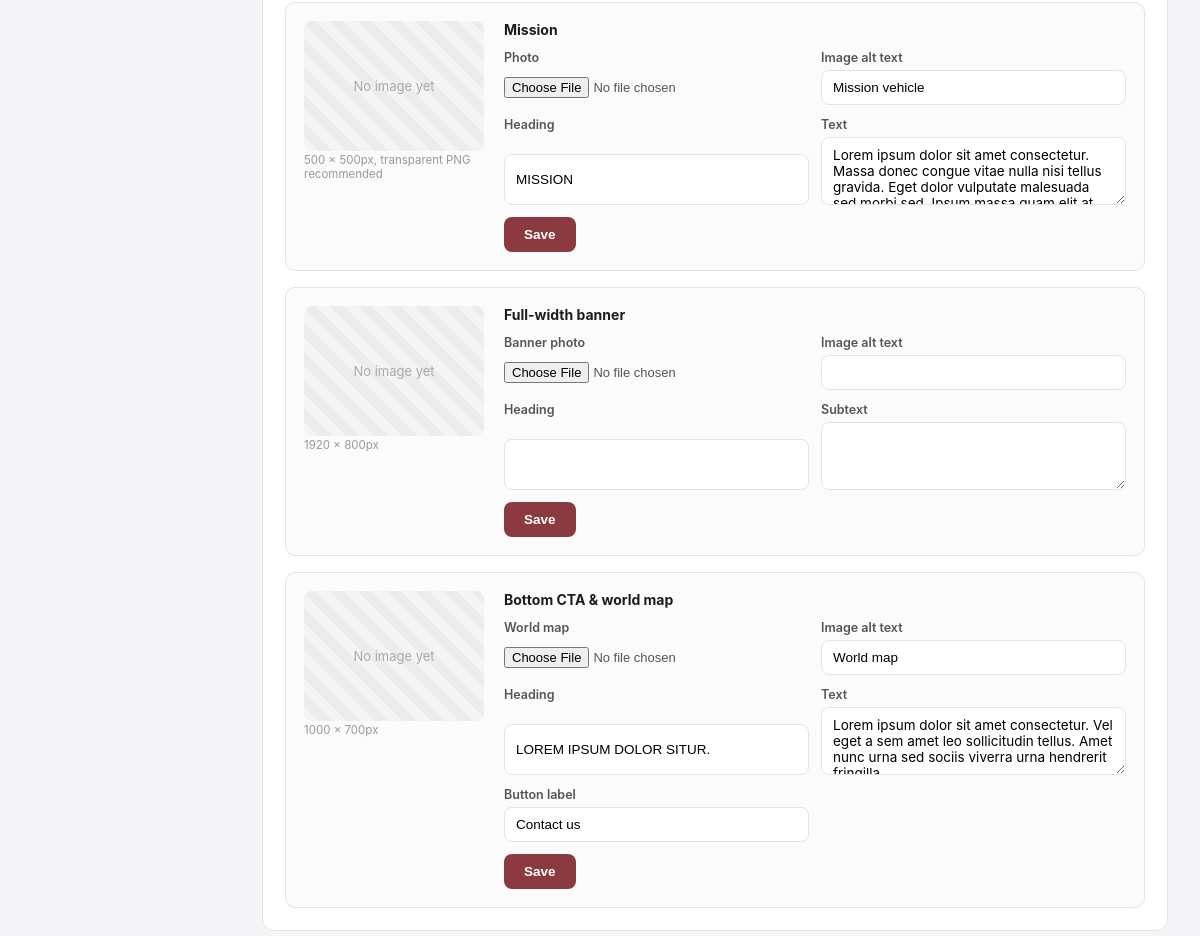
/admin/content.php?page=about (signed in, lower part), run on an earlier commit of the app's database.
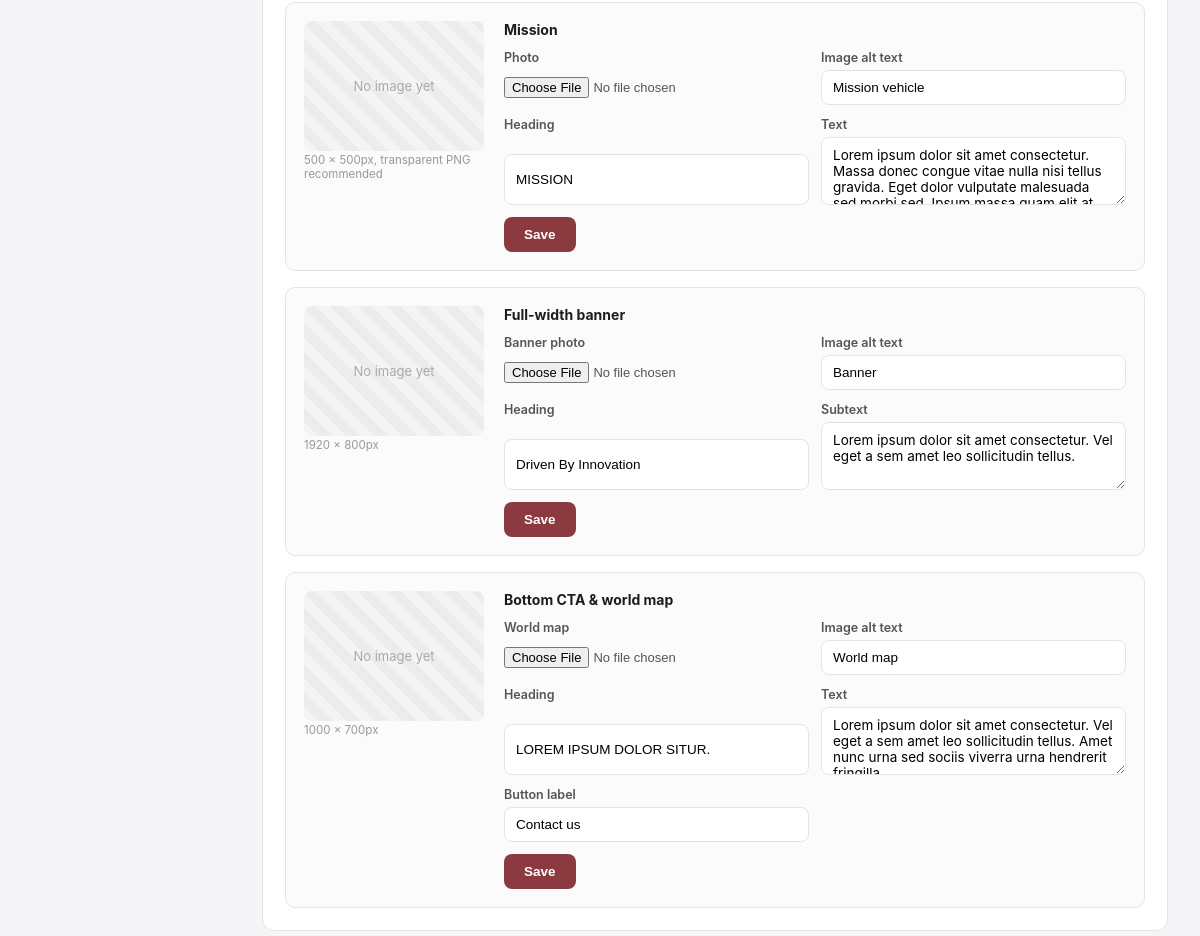
And on a later commit of the database.
### tables this page shows
CREATE TABLE IF NOT EXISTS images (
    id INT AUTO_INCREMENT PRIMARY KEY,
    slot VARCHAR(64) NOT NULL UNIQUE,    
    label VARCHAR(128) NOT NULL,         
    filename VARCHAR(255) DEFAULT NULL,  
    alt_text VARCHAR(255) DEFAULT '',
    updated_at TIMESTAMP DEFAULT CURRENT_TIMESTAMP ON UPDATE CURRENT_TIMESTAMP
);

### includes/db.php (called while the page is built, shortened)
<?php
function db(): PDO
{
    static $pdo = null;
    if ($pdo === null) {
        if (DB_SOCKET !== '') {
            $dsn = 'mysql:unix_socket=' . DB_SOCKET . ';dbname=' . DB_NAME . ';charset=utf8mb4';
        } else {
            $dsn = 'mysql:host=' . DB_HOST . ';port=' . DB_PORT . ';dbname=' . DB_NAME . ';charset=utf8mb4';
        }
        $pdo = new PDO($dsn, DB_USER, DB_PASS, [
            PDO::ATTR_ERRMODE            => PDO::ERRMODE_EXCEPTION,
            PDO::ATTR_DEFAULT_FETCH_MODE => PDO::FETCH_ASSOC,
            PDO::ATTR_EMULATE_PREPARES   => false,
        ]);
    }
    return $pdo;
}
function all_images(): array
{
    $rows = db()->query('SELECT * FROM images ORDER BY id')->fetchAll();
    $out = [];
    foreach ($rows as $r) {
        $out[$r['slot']] = $r;
    }
    return $out;
}
function e(?string $s): string
{
    return htmlspecialchars((string) $s, ENT_QUOTES, 'UTF-8');
}
function all_content(): array
{
    $rows = db()->query('SELECT * FROM content')->fetchAll();
    $out = [];
    foreach ($rows as $r) {
        $out[$r['content_key']] = $r['content_value'];
    }
    return $out;
}

### admin/content.php (the view, shortened to what this page needs)
<?php
require_once __DIR__ . '/layout.php';
$sections = content_field_sections();
$contentValues = all_content();
$images = all_images();
$activePage = $_GET['page'] ?? 'home';
$visibleSections = array_filter($sections, static fn($s) => ($s['page'] ?? 'home') === $activePage);
$formAction = 'content.php?page=' . e($activePage);
admin_header('content', 'Page Content Change');
?>
<?php foreach ($visibleSections as $section): ?>
    <div class="card">
        <?php if (!empty($section['groups'])): ?>
            <div class="content-groups">
                <?php foreach ($section['groups'] as $group):
                    $img = null;
                    if (!empty($group['image'])) {
                        $img = $images[$group['image']['slot']] ?? null;
                    }
                ?>
                    <div class="content-group">
                        <?php if (!empty($group['image'])): ?>
                            <div class="content-group-media">
                                <div class="preview">
                                    <?php if ($img && $img['filename']): ?>
                                        <img src="<?= e(UPLOAD_URL . '/' . rawurlencode($img['filename'])) ?>" alt="<?= e($img['alt_text'] ?? '') ?>">
                                    <?php else: ?>
                                        <div class="preview-empty">No image yet</div>
                                    <?php endif; ?>
                                </div>
                                <?php if (!empty($group['image']['size'])): ?><p class="size-hint"><?= e($group['image']['size']) ?></p><?php endif; ?>
                            </div>
                        <?php endif; ?>
                        <form method="post" action="<?= $formAction ?>" enctype="multipart/form-data" class="content-group-body">
                            <h4><?= e($group['title']) ?></h4>
                            <?php if (!empty($group['image'])): $slot = $group['image']['slot']; ?>
                                <div class="content-group-fields">
                                    <label class="field"><?= e($group['image']['label']) ?>
                                        <input type="file" name="image" accept="image/*">
                                    </label>
                                    <label class="field">Image alt text
                                        <input type="text" name="alt_text" value="<?= e($img['alt_text'] ?? '') ?>">
                                    </label>
                                </div>
                            <?php endif; ?>
                            <div class="content-group-fields">
                                <?php foreach ($group['fields'] as $key => $meta): ?>
                                    <label class="field">
                                        <?= e($meta['label']) ?>
                                        <?php if ($meta['type'] === 'textarea'): ?>
                                            <textarea name="<?= e($key) ?>" rows="3"><?= e($contentValues[$key] ?? '') ?></textarea>
                                        <?php else: ?>
                                            <input type="text" name="<?= e($key) ?>" value="<?= e($contentValues[$key] ?? '') ?>">
                                        <?php endif; ?>
                                    </label>
                                <?php endforeach; ?>
                            </div>
                            <div class="image-actions">
                                <button type="submit" class="btn-primary">Save</button>
                            </div>
                        </form>
                    </div>
                <?php endforeach; ?>
            </div>
        <?php endif; ?>
    </div>
<?php endforeach; ?>
<?php
admin_footer();

### admin/layout.php (shortened to what this page needs)
<?php
function admin_header(string $active, string $title): void
{
    ?>
<!DOCTYPE html>
<html lang="en">
<head>
<link rel="stylesheet" href="admin.css">
</head>
<body>
<div class="admin-shell">
    <main class="admin-main">
    <?php
}
function admin_footer(): void
{
    ?>
    </main>
</div>
</body>
</html>
    <?php
}

### admin/admin.css (style rules this page uses)
:root { --maroon: #8B3A3F; --red: #E11B22; --ink: #161616; --line: #e4e4e4; --bg: #f5f5f7; }
* { box-sizing: border-box; }
body { margin: 0; font-family: "Inter", "Helvetica Neue", Arial, sans-serif; background: var(--bg); color: #1c1c1c; }
.admin-shell { display: flex; min-height: 100vh; align-items: stretch; }
.admin-main { flex: 1; min-width: 0; padding: 34px 32px 70px; }
.card { background: #fff; border: 1px solid var(--line); border-radius: 12px; padding: 22px; margin-bottom: 22px; }
.card h4 { margin: 0; font-size: 13.5px; }
.field textarea { padding: 9px 11px; border: 1px solid var(--line); border-radius: 8px; font-size: 13.5px; font-family: inherit; resize: vertical; }
.size-hint { margin: -6px 0 0; font-size: 11.5px; color: #999; }
.content-groups { display: flex; flex-direction: column; gap: 16px; }
.content-group { display: flex; gap: 20px; border: 1px solid var(--line); border-radius: 10px; padding: 18px; background: #fbfbfb; }
.content-group-media { flex: 0 0 180px; display: flex; flex-direction: column; gap: 8px; }
.content-group-media .preview { background: repeating-linear-gradient(45deg,#f4f4f4,#f4f4f4 10px,#ececec 10px,#ececec 20px); border-radius: 8px; min-height: 130px; display: grid; place-items: center; overflow: hidden; }
.content-group-body { flex: 1; min-width: 0; display: flex; flex-direction: column; gap: 12px; }
.content-group-body h4 { margin: 0; font-size: 14px; }
.content-group-fields { display: grid; grid-template-columns: repeat(auto-fill, minmax(200px, 1fr)); gap: 12px; }
.preview { background: repeating-linear-gradient(45deg,#f4f4f4,#f4f4f4 10px,#ececec 10px,#ececec 20px); border-radius: 8px; min-height: 150px; display: grid; place-items: center; overflow: hidden; }
.preview-empty { color: #aaa; font-size: 13px; }
.field { display: grid; gap: 5px; font-size: 12.5px; font-weight: 600; color: #555; }
.field input[type=text] { padding: 9px 11px; border: 1px solid var(--line); border-radius: 8px; font-size: 13.5px; }
.field input[type=file] { font-size: 13px; }
.image-actions { display: flex; gap: 10px; }
.btn-primary { background: var(--maroon); color: #fff; border: 0; padding: 10px 20px; border-radius: 8px; font-weight: 600; font-size: 13.5px; cursor: pointer; }

What changed in the data, as far as the page shows it:
now on this page (row edited): images: alt_text "Banner"
Also different on the page:
form field about_banner_heading: (not shown) → "Driven By Innovation"
form field about_banner_text: (not shown) → "Lorem ipsum dolor sit amet consectetur. Vel eget a sem amet leo sollicitudin tellus."
